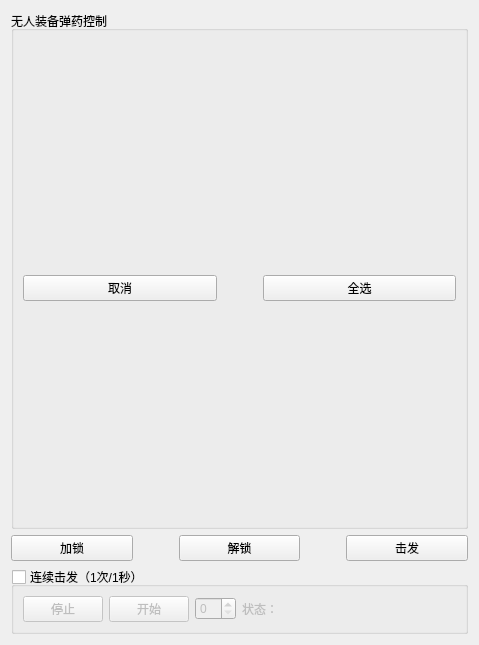
<?xml version="1.0" encoding="UTF-8"?>
<ui version="4.0">
 <class>IUAVNavigationArmShotAlone54_ALL_Dialog</class>
 <widget class="QWidget" name="IUAVNavigationArmShotAlone54_ALL_Dialog">
  <property name="geometry">
   <rect>
    <x>0</x>
    <y>0</y>
    <width>479</width>
    <height>645</height>
   </rect>
  </property>
  <property name="windowTitle">
   <string>无人装备弹药控制</string>
  </property>
  <layout class="QVBoxLayout" name="verticalLayout_2">
   <item>
    <widget class="QGroupBox" name="groupBox_WeaponInfoList_51_1_38MM">
     <property name="sizePolicy">
      <sizepolicy hsizetype="Preferred" vsizetype="Expanding">
       <horstretch>0</horstretch>
       <verstretch>0</verstretch>
      </sizepolicy>
     </property>
     <property name="title">
      <string>无人装备弹药控制</string>
     </property>
     <layout class="QVBoxLayout" name="verticalLayout" stretch="1,0,0">
      <item>
       <layout class="QVBoxLayout" name="verticalLayout_WeaponInfoList_51_1_38MM"/>
      </item>
      <item>
       <spacer name="verticalSpacer">
        <property name="orientation">
         <enum>Qt::Vertical</enum>
        </property>
        <property name="sizeType">
         <enum>QSizePolicy::Maximum</enum>
        </property>
        <property name="sizeHint" stdset="0">
         <size>
          <width>20</width>
          <height>20</height>
         </size>
        </property>
       </spacer>
      </item>
      <item>
       <layout class="QHBoxLayout" name="horizontalLayout_2">
        <item>
         <widget class="QPushButton" name="pushButton_Select_Cancle">
          <property name="text">
           <string>取消</string>
          </property>
         </widget>
        </item>
        <item>
         <spacer name="horizontalSpacer_3">
          <property name="orientation">
           <enum>Qt::Horizontal</enum>
          </property>
          <property name="sizeType">
           <enum>QSizePolicy::Maximum</enum>
          </property>
          <property name="sizeHint" stdset="0">
           <size>
            <width>40</width>
            <height>20</height>
           </size>
          </property>
         </spacer>
        </item>
        <item>
         <widget class="QPushButton" name="pushButton_Select_ALL">
          <property name="text">
           <string>全选</string>
          </property>
         </widget>
        </item>
       </layout>
      </item>
     </layout>
    </widget>
   </item>
   <item>
    <layout class="QHBoxLayout" name="horizontalLayout_Control">
     <item>
      <widget class="QPushButton" name="pushButton_Control_lock">
       <property name="text">
        <string>加锁</string>
       </property>
      </widget>
     </item>
     <item>
      <spacer name="horizontalSpacer">
       <property name="orientation">
        <enum>Qt::Horizontal</enum>
       </property>
       <property name="sizeType">
        <enum>QSizePolicy::Maximum</enum>
       </property>
       <property name="sizeHint" stdset="0">
        <size>
         <width>40</width>
         <height>20</height>
        </size>
       </property>
      </spacer>
     </item>
     <item>
      <widget class="QPushButton" name="pushButton_Control_unlock">
       <property name="text">
        <string>解锁</string>
       </property>
      </widget>
     </item>
     <item>
      <spacer name="horizontalSpacer_2">
       <property name="orientation">
        <enum>Qt::Horizontal</enum>
       </property>
       <property name="sizeType">
        <enum>QSizePolicy::Maximum</enum>
       </property>
       <property name="sizeHint" stdset="0">
        <size>
         <width>40</width>
         <height>20</height>
        </size>
       </property>
      </spacer>
     </item>
     <item>
      <widget class="QPushButton" name="pushButton_Control_Percussion">
       <property name="text">
        <string>击发</string>
       </property>
      </widget>
     </item>
    </layout>
   </item>
   <item>
    <widget class="QGroupBox" name="groupBox_95_1_38MM_Control_Continue_Percussion">
     <property name="title">
      <string>连续击发（1次/1秒）</string>
     </property>
     <property name="checkable">
      <bool>true</bool>
     </property>
     <property name="checked">
      <bool>false</bool>
     </property>
     <layout class="QHBoxLayout" name="horizontalLayout">
      <item>
       <widget class="QPushButton" name="pushButton_95_1_38MM_Control_Continue_Percussion_Stop">
        <property name="sizePolicy">
         <sizepolicy hsizetype="Maximum" vsizetype="Fixed">
          <horstretch>0</horstretch>
          <verstretch>0</verstretch>
         </sizepolicy>
        </property>
        <property name="text">
         <string>停止</string>
        </property>
       </widget>
      </item>
      <item>
       <widget class="QPushButton" name="pushButton_95_1_38MM_Control_Continue_Percussion_Start">
        <property name="sizePolicy">
         <sizepolicy hsizetype="Maximum" vsizetype="Fixed">
          <horstretch>0</horstretch>
          <verstretch>0</verstretch>
         </sizepolicy>
        </property>
        <property name="text">
         <string>开始</string>
        </property>
       </widget>
      </item>
      <item>
       <widget class="QSpinBox" name="spinBox_95_1_38MM_Control_Continue_Percussion_Times">
        <property name="sizePolicy">
         <sizepolicy hsizetype="Maximum" vsizetype="Fixed">
          <horstretch>0</horstretch>
          <verstretch>0</verstretch>
         </sizepolicy>
        </property>
        <property name="maximum">
         <number>15</number>
        </property>
       </widget>
      </item>
      <item>
       <widget class="QLabel" name="label_95_1_38MM_Control_Continue_Percussion_State">
        <property name="sizePolicy">
         <sizepolicy hsizetype="Ignored" vsizetype="Preferred">
          <horstretch>0</horstretch>
          <verstretch>0</verstretch>
         </sizepolicy>
        </property>
        <property name="text">
         <string>状态：</string>
        </property>
       </widget>
      </item>
     </layout>
    </widget>
   </item>
  </layout>
 </widget>
 <resources/>
 <connections/>
</ui>
